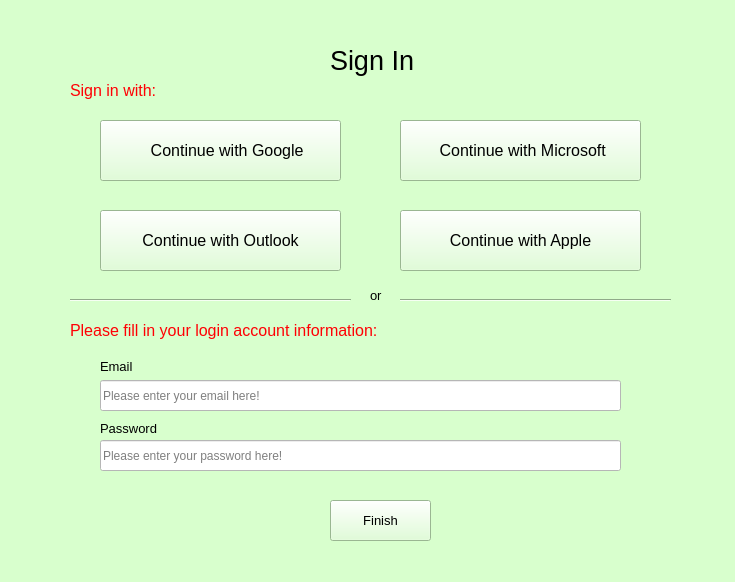
<?xml version="1.0" encoding="UTF-8"?>
<ui version="4.0">
 <class>MainWindow</class>
 <widget class="QMainWindow" name="MainWindow">
  <property name="geometry">
   <rect>
    <x>0</x>
    <y>0</y>
    <width>735</width>
    <height>582</height>
   </rect>
  </property>
  <property name="windowTitle">
   <string>MainWindow</string>
  </property>
  <property name="styleSheet">
   <string notr="true">background-color: rgb(216, 255, 205);</string>
  </property>
  <widget class="QWidget" name="centralwidget">
   <widget class="QPushButton" name="bt_google">
    <property name="geometry">
     <rect>
      <x>100</x>
      <y>120</y>
      <width>241</width>
      <height>61</height>
     </rect>
    </property>
    <property name="font">
     <font>
      <pointsize>12</pointsize>
     </font>
    </property>
    <property name="text">
     <string>   Continue with Google</string>
    </property>
    <property name="icon">
     <iconset>
      <normaloff>../Material/google-icon-logo.png</normaloff>../Material/google-icon-logo.png</iconset>
    </property>
    <property name="iconSize">
     <size>
      <width>30</width>
      <height>30</height>
     </size>
    </property>
   </widget>
   <widget class="QPushButton" name="bt_microsoft">
    <property name="geometry">
     <rect>
      <x>400</x>
      <y>120</y>
      <width>241</width>
      <height>61</height>
     </rect>
    </property>
    <property name="font">
     <font>
      <pointsize>12</pointsize>
     </font>
    </property>
    <property name="text">
     <string> Continue with Microsoft</string>
    </property>
    <property name="icon">
     <iconset>
      <normaloff>../Material/microsoft-icon-logo.png</normaloff>../Material/microsoft-icon-logo.png</iconset>
    </property>
    <property name="iconSize">
     <size>
      <width>30</width>
      <height>30</height>
     </size>
    </property>
   </widget>
   <widget class="QPushButton" name="bt_outlook">
    <property name="geometry">
     <rect>
      <x>100</x>
      <y>210</y>
      <width>241</width>
      <height>61</height>
     </rect>
    </property>
    <property name="font">
     <font>
      <pointsize>12</pointsize>
     </font>
    </property>
    <property name="text">
     <string>Continue with Outlook</string>
    </property>
    <property name="icon">
     <iconset>
      <normaloff>../Material/outlook-icon-logo.png</normaloff>../Material/outlook-icon-logo.png</iconset>
    </property>
    <property name="iconSize">
     <size>
      <width>40</width>
      <height>40</height>
     </size>
    </property>
   </widget>
   <widget class="QPushButton" name="bt_apple">
    <property name="geometry">
     <rect>
      <x>400</x>
      <y>210</y>
      <width>241</width>
      <height>61</height>
     </rect>
    </property>
    <property name="font">
     <font>
      <pointsize>12</pointsize>
     </font>
    </property>
    <property name="text">
     <string>Continue with Apple</string>
    </property>
    <property name="icon">
     <iconset>
      <normaloff>../Material/apple-icon-logo.png</normaloff>../Material/apple-icon-logo.png</iconset>
    </property>
    <property name="iconSize">
     <size>
      <width>30</width>
      <height>30</height>
     </size>
    </property>
   </widget>
   <widget class="QLabel" name="label">
    <property name="geometry">
     <rect>
      <x>330</x>
      <y>40</y>
      <width>91</width>
      <height>41</height>
     </rect>
    </property>
    <property name="font">
     <font>
      <pointsize>20</pointsize>
     </font>
    </property>
    <property name="styleSheet">
     <string notr="true"/>
    </property>
    <property name="text">
     <string>Sign In</string>
    </property>
   </widget>
   <widget class="Line" name="line">
    <property name="geometry">
     <rect>
      <x>70</x>
      <y>290</y>
      <width>281</width>
      <height>20</height>
     </rect>
    </property>
    <property name="orientation">
     <enum>Qt::Horizontal</enum>
    </property>
   </widget>
   <widget class="QLabel" name="label_2">
    <property name="geometry">
     <rect>
      <x>370</x>
      <y>280</y>
      <width>47</width>
      <height>31</height>
     </rect>
    </property>
    <property name="font">
     <font>
      <pointsize>10</pointsize>
     </font>
    </property>
    <property name="text">
     <string>or</string>
    </property>
   </widget>
   <widget class="Line" name="line_2">
    <property name="geometry">
     <rect>
      <x>400</x>
      <y>290</y>
      <width>271</width>
      <height>20</height>
     </rect>
    </property>
    <property name="orientation">
     <enum>Qt::Horizontal</enum>
    </property>
   </widget>
   <widget class="QLabel" name="label_3">
    <property name="geometry">
     <rect>
      <x>70</x>
      <y>320</y>
      <width>311</width>
      <height>21</height>
     </rect>
    </property>
    <property name="font">
     <font>
      <pointsize>12</pointsize>
     </font>
    </property>
    <property name="styleSheet">
     <string notr="true">color: rgb(255, 0, 4);</string>
    </property>
    <property name="text">
     <string>Please fill in your login account information:</string>
    </property>
   </widget>
   <widget class="QLabel" name="label_4">
    <property name="geometry">
     <rect>
      <x>100</x>
      <y>360</y>
      <width>47</width>
      <height>13</height>
     </rect>
    </property>
    <property name="font">
     <font>
      <pointsize>10</pointsize>
     </font>
    </property>
    <property name="text">
     <string>Email</string>
    </property>
   </widget>
   <widget class="QLineEdit" name="le_email">
    <property name="geometry">
     <rect>
      <x>100</x>
      <y>380</y>
      <width>521</width>
      <height>31</height>
     </rect>
    </property>
    <property name="styleSheet">
     <string notr="true">background-color: rgb(255, 255, 255);</string>
    </property>
    <property name="placeholderText">
     <string>Please enter your email here!</string>
    </property>
   </widget>
   <widget class="QLineEdit" name="le_password">
    <property name="geometry">
     <rect>
      <x>100</x>
      <y>440</y>
      <width>521</width>
      <height>31</height>
     </rect>
    </property>
    <property name="styleSheet">
     <string notr="true">background-color: rgb(255, 255, 255);</string>
    </property>
    <property name="echoMode">
     <enum>QLineEdit::Password</enum>
    </property>
    <property name="placeholderText">
     <string>Please enter your password here!</string>
    </property>
   </widget>
   <widget class="QLabel" name="label_5">
    <property name="geometry">
     <rect>
      <x>100</x>
      <y>420</y>
      <width>71</width>
      <height>16</height>
     </rect>
    </property>
    <property name="font">
     <font>
      <pointsize>10</pointsize>
     </font>
    </property>
    <property name="text">
     <string>Password</string>
    </property>
   </widget>
   <widget class="QLabel" name="label_6">
    <property name="geometry">
     <rect>
      <x>70</x>
      <y>80</y>
      <width>301</width>
      <height>21</height>
     </rect>
    </property>
    <property name="font">
     <font>
      <pointsize>12</pointsize>
     </font>
    </property>
    <property name="styleSheet">
     <string notr="true">color: rgb(255, 0, 4);</string>
    </property>
    <property name="text">
     <string>Sign in with:</string>
    </property>
   </widget>
   <widget class="QPushButton" name="bt_finish">
    <property name="geometry">
     <rect>
      <x>330</x>
      <y>500</y>
      <width>101</width>
      <height>41</height>
     </rect>
    </property>
    <property name="font">
     <font>
      <pointsize>10</pointsize>
     </font>
    </property>
    <property name="text">
     <string>Finish</string>
    </property>
   </widget>
  </widget>
  <widget class="QMenuBar" name="menubar">
   <property name="geometry">
    <rect>
     <x>0</x>
     <y>0</y>
     <width>735</width>
     <height>21</height>
    </rect>
   </property>
  </widget>
  <widget class="QStatusBar" name="statusbar"/>
 </widget>
 <resources/>
 <connections/>
</ui>
